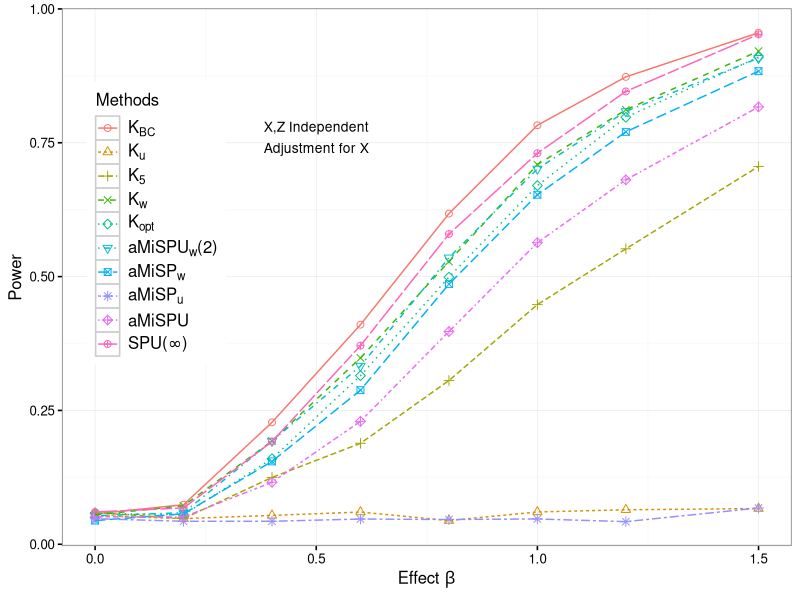

Recreate this plot in R.
setwd("/Users/chong/Google Drive/SWAK/simulation/swak-10-27/results")

library(xtable)
##
library(ggplot2)
res = read.table("sim11.txt",sep=",")
res[,3] = factor(rep(1:10,times = 8),levels =  1:10)

## create the plot
base_size = 12
base_family = ""
p1 = ggplot(res, aes(x=x, y=power,group = Methods, color = Methods,shape = Methods,linetype = Methods))+ annotate("text", x = 0.5, y = 0.78, label = "X,Z Independent", size = 3.5) +
annotate("text", x = 0.5, y = 0.74, label = "Adjustment for X", size = 3.5) +
scale_shape_manual(values=1:nlevels(res$Methods),breaks = levels(res$Methods),
labels = c(expression(K[BC]),expression(K[u]),expression(K[5]),expression(K[w]),expression(K[opt]),expression(paste(aMiSPU[w],"(2)",sep="")),expression(aMiSP[w]),expression(aMiSP[u]),"aMiSPU",expression(paste("SPU(",infinity,")",sep=""))))+ labs(x=expression(paste("Effect ", beta,sep="")), y="Power")+
geom_point(size = 2) + geom_line(lwd = 0.5) + scale_colour_discrete(breaks = levels(res$Methods),
labels =c(expression(K[BC]),expression(K[u]),expression(K[5]),expression(K[w]),expression(K[opt]),expression(paste(aMiSPU[w],"(2)",sep="")),expression(aMiSP[w]),expression(aMiSP[u]),"aMiSPU",expression(paste("SPU(",infinity,")",sep=""))))+ scale_linetype_discrete(breaks = levels(res$Methods),
labels = c(expression(K[BC]),expression(K[u]),expression(K[5]),expression(K[w]),expression(K[opt]),expression(paste(aMiSPU[w],"(2)",sep="")),expression(aMiSP[w]),expression(aMiSP[u]),"aMiSPU",expression(paste("SPU(",infinity,")",sep="")))) + guides(Methods = guide_legend(ncol = 6, byrow = TRUE)) +theme_grey(base_size = base_size, base_family = base_family) %+replace%
theme(legend.position=c(0.13, .6),legend.text.align = 0 ,axis.text = element_text(size = rel(0.8)), axis.ticks = element_line(colour = "black"),
legend.key = element_rect(colour = "grey80"), panel.background = element_rect(fill = "white",
colour = NA), panel.border = element_rect(fill = NA,
colour = "grey50"), panel.grid.major = element_line(colour = "grey90",
size = 0.2), panel.grid.minor = element_line(colour = "grey98",
size = 0.5), strip.background = element_rect(fill = "grey80",
colour = "grey50", size = 0.2))

p1




